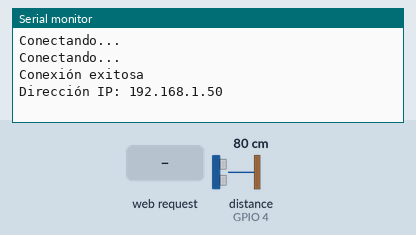
Recording of a sketch running on a simulated ESP32. Shown: the last lines printed to the serial monitor. The test bench sets the inputs (shaded band); at power-on: distance to the obstacle (sensor on GPIO 4) 80 cm. The echo pulse lasts 58.3 µs per cm; WiFi joins after 1.5 s; servers stay silent unless stated.

Above: at 3.2 s.
3.3 s: HTTP request GET / received
At 3.41 s:
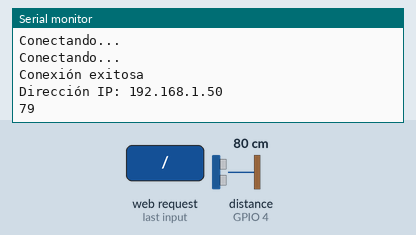
5.2 s: distance to the obstacle (sensor on GPIO 4) set to 2 cm
At 5.2 s:
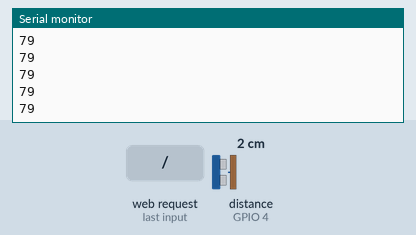
6.7 s: distance to the obstacle (sensor on GPIO 4) set to 4 cm
At 13.8 s:
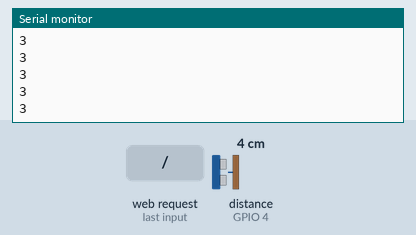
Timing chart, 0 to 14.2 s (numbered marks = the images above; inputs shaded):
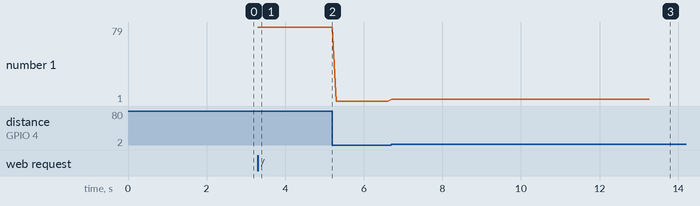

The sketch:

webhcsr04.ino
```cpp
#include <WiFi.h>
#include <WebServer.h>

// Configuración de red Wi-Fi
const char* ssid = "Estudio";     // Cambia por tu red Wi-Fi
const char* password = "vilarinhoseijo";

// Configuración del servidor web
WebServer server(80);

// Pines del HC-SR04
const int trigPin = 2;
const int echoPin = 4;

// Función para medir distancia
long medirDistancia() {
    digitalWrite(trigPin, LOW);
    delayMicroseconds(2);
    digitalWrite(trigPin, HIGH);
    delayMicroseconds(10);
    digitalWrite(trigPin, LOW);

    // Calcula el tiempo de respuesta del pulso
    long duration = pulseIn(echoPin, HIGH);
    // Calcula la distancia en centímetros
    long distancia = duration * 0.034 / 2;
    Serial.println(distancia);
    return distancia;
}

// Función para calcular la distancia promedio durante 10 segundos
float calcularPromedio() {
    long suma = 0;
    int conteo = 0;
    unsigned long tiempoInicio = millis();

    while (millis() - tiempoInicio < 10000) { // 10 segundos
        long distancia = medirDistancia();
        if (distancia > 0 && distancia < 400) { // Filtro para valores válidos
            suma += distancia;
            conteo++;
        }
        delay(100); // Pausa entre mediciones
    }

    if (conteo > 0) {
        return suma / (float)conteo;
    } else {
        return -1; // Retornar -1 si no se obtuvieron valores válidos
    }
}

// Manejar la raíz del servidor
void handleRoot() {
    float promedio = calcularPromedio();
    if (promedio != -1) {
        String mensaje = "Distancia promedio durante 10 segundos: " + String(promedio, 2) + " cm";
        server.send(200, "text/plain", mensaje);
    } else {
        server.send(200, "text/plain", "No se obtuvieron mediciones válidas.");
    }
}

void setup() {
    Serial.begin(115200);

    // Configuración del sensor HC-SR04
    pinMode(trigPin, OUTPUT);
    pinMode(echoPin, INPUT);

    // Conectar al Wi-Fi
    WiFi.begin(ssid, password);
    while (WiFi.status() != WL_CONNECTED) {
        delay(1000);
        Serial.println("Conectando...");
    }

    Serial.println("Conexión exitosa");
    Serial.print("Dirección IP: ");
    Serial.println(WiFi.localIP());

    // Configurar el servidor web
    server.on("/", handleRoot);
    server.begin();
}

void loop() {
    server.handleClient();
}
```

Measured:
- after the input at 3.3 s, the serial monitor: prints a new line at once (image 1)
- after the input at 6.7 s, the serial monitor: prints a new line at once (image 3)
- plotted number 1: 79 → 1 after the input at 5.2 s, 1 → 3 after the input at 6.7 s
